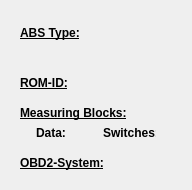
<?xml version="1.0" encoding="UTF-8"?>
<ui version="4.0">
 <class>CUinfo_ABS_Form</class>
 <widget class="QWidget" name="CUinfo_ABS_Form">
  <property name="geometry">
   <rect>
    <x>0</x>
    <y>0</y>
    <width>192</width>
    <height>190</height>
   </rect>
  </property>
  <property name="sizePolicy">
   <sizepolicy hsizetype="Preferred" vsizetype="Preferred">
    <horstretch>0</horstretch>
    <verstretch>0</verstretch>
   </sizepolicy>
  </property>
  <property name="minimumSize">
   <size>
    <width>192</width>
    <height>190</height>
   </size>
  </property>
  <property name="font">
   <font>
    <family>Liberation Sans</family>
    <pointsize>12</pointsize>
    <weight>75</weight>
    <bold>true</bold>
   </font>
  </property>
  <property name="windowTitle">
   <string/>
  </property>
  <widget class="QLabel" name="abstypetitle_label">
   <property name="geometry">
    <rect>
     <x>20</x>
     <y>25</y>
     <width>150</width>
     <height>16</height>
    </rect>
   </property>
   <property name="font">
    <font>
     <pointsize>9</pointsize>
     <weight>75</weight>
     <bold>true</bold>
     <underline>true</underline>
    </font>
   </property>
   <property name="text">
    <string>ABS Type:</string>
   </property>
  </widget>
  <widget class="QLabel" name="abstype_label">
   <property name="geometry">
    <rect>
     <x>36</x>
     <y>45</y>
     <width>141</width>
     <height>16</height>
    </rect>
   </property>
   <property name="palette">
    <palette>
     <active>
      <colorrole role="WindowText">
       <brush brushstyle="SolidPattern">
        <color alpha="255">
         <red>0</red>
         <green>0</green>
         <blue>255</blue>
        </color>
       </brush>
      </colorrole>
     </active>
     <inactive>
      <colorrole role="WindowText">
       <brush brushstyle="SolidPattern">
        <color alpha="255">
         <red>0</red>
         <green>0</green>
         <blue>255</blue>
        </color>
       </brush>
      </colorrole>
     </inactive>
     <disabled>
      <colorrole role="WindowText">
       <brush brushstyle="SolidPattern">
        <color alpha="255">
         <red>118</red>
         <green>116</green>
         <blue>108</blue>
        </color>
       </brush>
      </colorrole>
     </disabled>
    </palette>
   </property>
   <property name="font">
    <font>
     <pointsize>9</pointsize>
     <weight>75</weight>
     <bold>true</bold>
    </font>
   </property>
   <property name="text">
    <string/>
   </property>
  </widget>
  <widget class="QLabel" name="romIDtitle_label">
   <property name="geometry">
    <rect>
     <x>20</x>
     <y>75</y>
     <width>61</width>
     <height>16</height>
    </rect>
   </property>
   <property name="font">
    <font>
     <pointsize>9</pointsize>
     <weight>75</weight>
     <bold>true</bold>
     <underline>true</underline>
    </font>
   </property>
   <property name="text">
    <string>ROM-ID:</string>
   </property>
  </widget>
  <widget class="QLabel" name="romID_label">
   <property name="geometry">
    <rect>
     <x>80</x>
     <y>75</y>
     <width>91</width>
     <height>16</height>
    </rect>
   </property>
   <property name="palette">
    <palette>
     <active>
      <colorrole role="WindowText">
       <brush brushstyle="SolidPattern">
        <color alpha="255">
         <red>150</red>
         <green>0</green>
         <blue>110</blue>
        </color>
       </brush>
      </colorrole>
     </active>
     <inactive>
      <colorrole role="WindowText">
       <brush brushstyle="SolidPattern">
        <color alpha="255">
         <red>150</red>
         <green>0</green>
         <blue>110</blue>
        </color>
       </brush>
      </colorrole>
     </inactive>
     <disabled>
      <colorrole role="WindowText">
       <brush brushstyle="SolidPattern">
        <color alpha="255">
         <red>118</red>
         <green>116</green>
         <blue>108</blue>
        </color>
       </brush>
      </colorrole>
     </disabled>
    </palette>
   </property>
   <property name="font">
    <font>
     <pointsize>9</pointsize>
     <weight>75</weight>
     <bold>true</bold>
    </font>
   </property>
   <property name="text">
    <string/>
   </property>
   <property name="alignment">
    <set>Qt::AlignCenter</set>
   </property>
  </widget>
  <widget class="QLabel" name="nrofmbsswstitle_label">
   <property name="geometry">
    <rect>
     <x>20</x>
     <y>105</y>
     <width>150</width>
     <height>16</height>
    </rect>
   </property>
   <property name="font">
    <font>
     <pointsize>9</pointsize>
     <weight>75</weight>
     <bold>true</bold>
     <underline>true</underline>
    </font>
   </property>
   <property name="text">
    <string>Measuring Blocks:</string>
   </property>
  </widget>
  <widget class="QLabel" name="nrofdatambstitle_label">
   <property name="geometry">
    <rect>
     <x>36</x>
     <y>125</y>
     <width>35</width>
     <height>16</height>
    </rect>
   </property>
   <property name="font">
    <font>
     <pointsize>9</pointsize>
     <weight>75</weight>
     <bold>true</bold>
    </font>
   </property>
   <property name="text">
    <string>Data:</string>
   </property>
  </widget>
  <widget class="QLabel" name="nrofswitchestitle_label">
   <property name="geometry">
    <rect>
     <x>103</x>
     <y>125</y>
     <width>53</width>
     <height>16</height>
    </rect>
   </property>
   <property name="font">
    <font>
     <pointsize>9</pointsize>
     <weight>75</weight>
     <bold>true</bold>
    </font>
   </property>
   <property name="text">
    <string>Switches:</string>
   </property>
  </widget>
  <widget class="QLabel" name="nrofdatambs_label">
   <property name="geometry">
    <rect>
     <x>77</x>
     <y>125</y>
     <width>20</width>
     <height>16</height>
    </rect>
   </property>
   <property name="palette">
    <palette>
     <active>
      <colorrole role="WindowText">
       <brush brushstyle="SolidPattern">
        <color alpha="255">
         <red>0</red>
         <green>0</green>
         <blue>255</blue>
        </color>
       </brush>
      </colorrole>
     </active>
     <inactive>
      <colorrole role="WindowText">
       <brush brushstyle="SolidPattern">
        <color alpha="255">
         <red>0</red>
         <green>0</green>
         <blue>255</blue>
        </color>
       </brush>
      </colorrole>
     </inactive>
     <disabled>
      <colorrole role="WindowText">
       <brush brushstyle="SolidPattern">
        <color alpha="255">
         <red>118</red>
         <green>116</green>
         <blue>108</blue>
        </color>
       </brush>
      </colorrole>
     </disabled>
    </palette>
   </property>
   <property name="font">
    <font>
     <pointsize>9</pointsize>
     <weight>75</weight>
     <bold>true</bold>
    </font>
   </property>
   <property name="text">
    <string/>
   </property>
  </widget>
  <widget class="QLabel" name="nrofswitches_label">
   <property name="geometry">
    <rect>
     <x>164</x>
     <y>125</y>
     <width>20</width>
     <height>16</height>
    </rect>
   </property>
   <property name="palette">
    <palette>
     <active>
      <colorrole role="WindowText">
       <brush brushstyle="SolidPattern">
        <color alpha="255">
         <red>0</red>
         <green>0</green>
         <blue>255</blue>
        </color>
       </brush>
      </colorrole>
     </active>
     <inactive>
      <colorrole role="WindowText">
       <brush brushstyle="SolidPattern">
        <color alpha="255">
         <red>0</red>
         <green>0</green>
         <blue>255</blue>
        </color>
       </brush>
      </colorrole>
     </inactive>
     <disabled>
      <colorrole role="WindowText">
       <brush brushstyle="SolidPattern">
        <color alpha="255">
         <red>118</red>
         <green>116</green>
         <blue>108</blue>
        </color>
       </brush>
      </colorrole>
     </disabled>
    </palette>
   </property>
   <property name="font">
    <font>
     <pointsize>9</pointsize>
     <weight>75</weight>
     <bold>true</bold>
    </font>
   </property>
   <property name="text">
    <string/>
   </property>
  </widget>
  <widget class="QLabel" name="obd2systemTitle_label">
   <property name="geometry">
    <rect>
     <x>20</x>
     <y>155</y>
     <width>125</width>
     <height>16</height>
    </rect>
   </property>
   <property name="font">
    <font>
     <pointsize>9</pointsize>
     <weight>75</weight>
     <bold>true</bold>
     <underline>true</underline>
    </font>
   </property>
   <property name="text">
    <string>OBD2-System:</string>
   </property>
  </widget>
  <widget class="QLabel" name="obd2system_label">
   <property name="geometry">
    <rect>
     <x>157</x>
     <y>153</y>
     <width>18</width>
     <height>18</height>
    </rect>
   </property>
   <property name="palette">
    <palette>
     <active>
      <colorrole role="WindowText">
       <brush brushstyle="SolidPattern">
        <color alpha="255">
         <red>0</red>
         <green>0</green>
         <blue>255</blue>
        </color>
       </brush>
      </colorrole>
     </active>
     <inactive>
      <colorrole role="WindowText">
       <brush brushstyle="SolidPattern">
        <color alpha="255">
         <red>0</red>
         <green>0</green>
         <blue>255</blue>
        </color>
       </brush>
      </colorrole>
     </inactive>
     <disabled>
      <colorrole role="WindowText">
       <brush brushstyle="SolidPattern">
        <color alpha="255">
         <red>118</red>
         <green>116</green>
         <blue>108</blue>
        </color>
       </brush>
      </colorrole>
     </disabled>
    </palette>
   </property>
   <property name="font">
    <font>
     <pointsize>9</pointsize>
     <weight>50</weight>
     <bold>false</bold>
    </font>
   </property>
   <property name="text">
    <string/>
   </property>
   <property name="scaledContents">
    <bool>true</bool>
   </property>
  </widget>
 </widget>
 <resources/>
 <connections/>
</ui>
